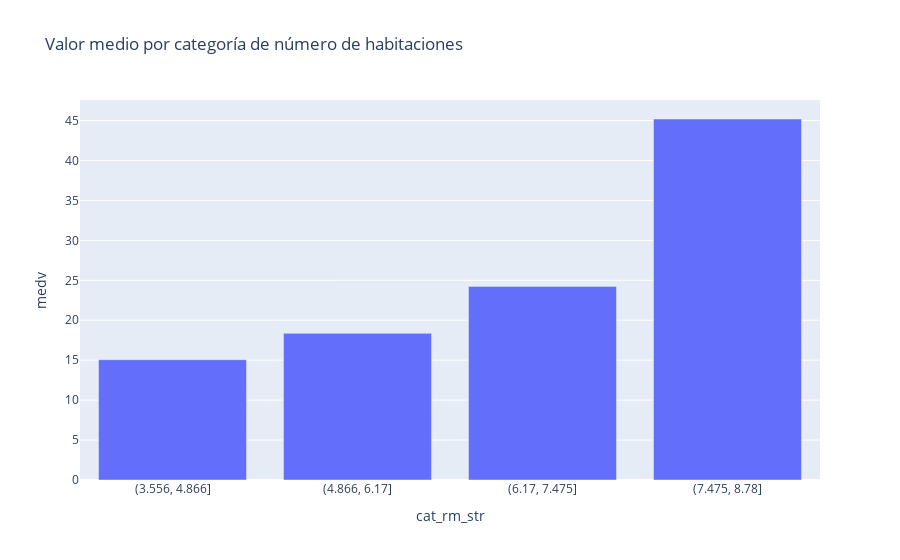

The cell this chart's notebook holds for it:
### Code cell
# Barras
df['cat_rm'] = pd.cut(df['rm'], bins=4)
df['cat_rm_str'] = df['cat_rm'].astype(str)
df_cat = df.groupby('cat_rm_str')[['medv']].mean().reset_index()

fig = px.bar(df_cat, x='cat_rm_str', y='medv', title='Valor medio por categoría de número de habitaciones')
fig.show()

### Figure 1 — Plotly figure (JSON) as saved in the notebook; plotly's stock layout.template omitted (floating-point values rounded to 4 significant figures)
{"data": [{"alignmentgroup": "True", "hovertemplate": "cat_rm_str=%{x}<br>medv=%{y}<extra></extra>", "legendgroup": "", "marker": {"color": "#636efa", "pattern": {"shape": ""}}, "name": "", "offsetgroup": "", "orientation": "v", "showlegend": false, "textposition": "auto", "type": "bar", "x": ["(3.556, 4.866]", "(4.866, 6.17]", "(6.17, 7.475]", "(7.475, 8.78]"], "xaxis": "x", "y": [15.06, 18.36, 24.24, 45.19], "yaxis": "y"}], "layout": {"barmode": "relative", "legend": {"tracegroupgap": 0}, "title": {"text": "Valor medio por categoría de número de habitaciones"}, "xaxis": {"anchor": "y", "domain": [0, 1], "title": {"text": "cat_rm_str"}}, "yaxis": {"anchor": "x", "domain": [0, 1], "title": {"text": "medv"}}}}
